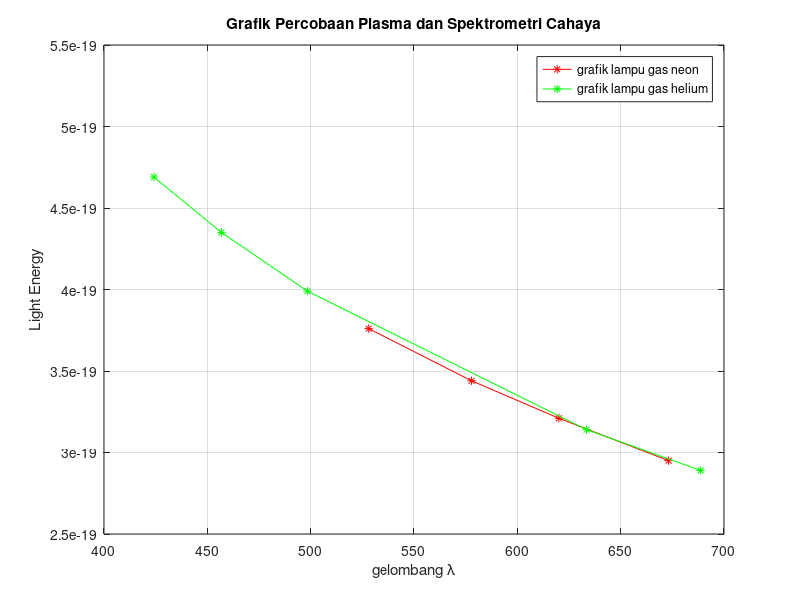

Here is the MATLAB script that generated this plot:
%Data Plasma dan Spktrometri Cahaya
dataLambNeon=[528.085 577.853 620.087 673.179];
dataLambHelium=[424.151 456.825 498.436 633.502 688.689];
dataEnergi1=[3.76E-19 3.44E-19 3.21E-19 2.95E-19];
dataEnergi2=[4.69E-19 4.35E-19 3.99E-19 3.14E-19 2.89E-19];
%mmembuat grafik data untuk percobaan Difraksi Celah Tunggal
plot(dataLambNeon,dataEnergi1,'r-*',dataLambHelium,dataEnergi2,'g-*');
    title('Grafik Percobaan Plasma dan Spektrometri Cahaya')
    xlabel('gelombang \lambda'),ylabel('Light Energy')
    legend('grafik lampu gas neon','grafik lampu gas helium')
  grid on